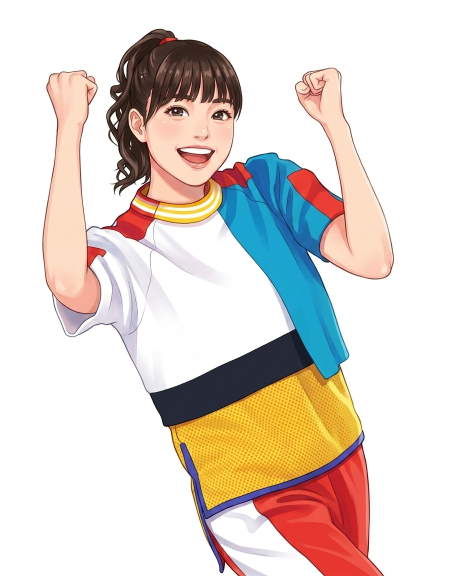
#> input picture assets/azuki-pose.png, 922 x 1152 px (shown at 1/2 size)
$ python process.py
#> lines starting #> are read from the running program, lines starting #| are printed output that depends on the picture
#!/usr/bin/env python3
"""キャラクター画像の処理スクリプト
- 元画像からヘッダー用の小さいサムネイル生成
- 背景が白い場合は自動で透過処理
- アプリアイコンの土台としても使う"""
from PIL import Image
from pathlib import Path

ASSETS = Path(__file__).parent

def remove_white_bg(img: Image.Image, threshold: int = 240) -> Image.Image:
    """白に近いピクセルを透明化"""
    img = img.convert("RGBA")
    data = img.load()
    w, h = img.size
    for y in range(h):
        for x in range(w):
            r, g, b, a = data[x, y]
            if r >= threshold and g >= threshold and b >= threshold:
                data[x, y] = (r, g, b, 0)
    return img


def trim_and_resize(src: Path, dst: Path, target_h: int = 240):
    """キャラ画像を透過化しつつ、不透明部分でクロップしてリサイズ"""
#> called with target_h = 240
    im = Image.open(src).convert("RGBA")
#> im is the input picture: PIL image 922x1152 RGBA; mean R, G, B, A 224.3, 213.8, 206.5, 255
    im = remove_white_bg(im)
    bbox = im.getbbox()
#> bbox = (84, 57, 789, 1152)
    if bbox:
        im = im.crop(bbox)
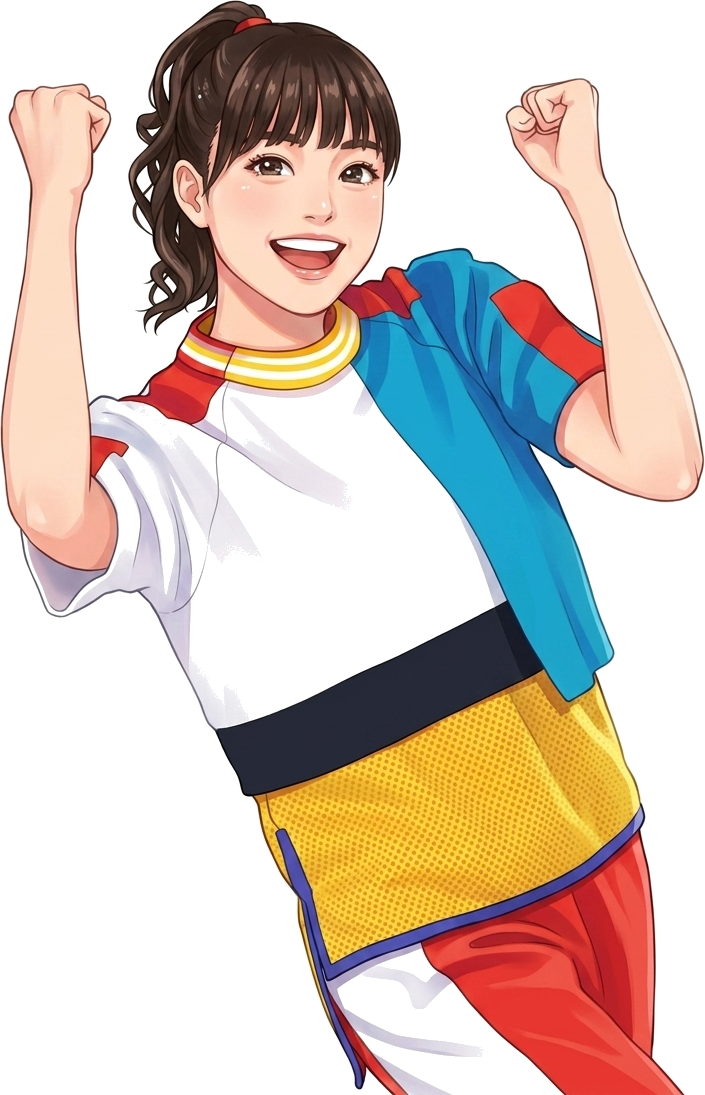
#> im: PIL image 705x1095 RGBA; mean R, G, B, A 212.8, 198.4, 188.3, 126.6; transparent parts drawn white
    w, h = im.size
#> w = 705; h = 1095
    new_w = int(w * target_h / h)
#> new_w = 154
    im = im.resize((new_w, target_h), Image.LANCZOS)
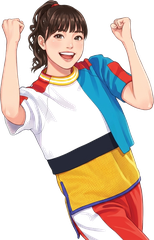
#> im: PIL image 154x240 RGBA; mean R, G, B, A 97.5, 82.2, 72.2, 126.6; transparent parts drawn white
    im.save(dst, optimize=True)
    print(f"  ✅ {dst.name}  {im.size}")
#|   ✅ azuki-pose-thumb.png  (154, 240)


def main():
    # ヘッダー表示用の小さいサムネイル
    trim_and_resize(ASSETS / "azuki-pose.png", ASSETS / "azuki-pose-thumb.png", target_h=240)
    trim_and_resize(ASSETS / "azuki-scene.png", ASSETS / "azuki-scene-thumb.png", target_h=240)
#> call 2 of trim_and_resize, with target_h = 240
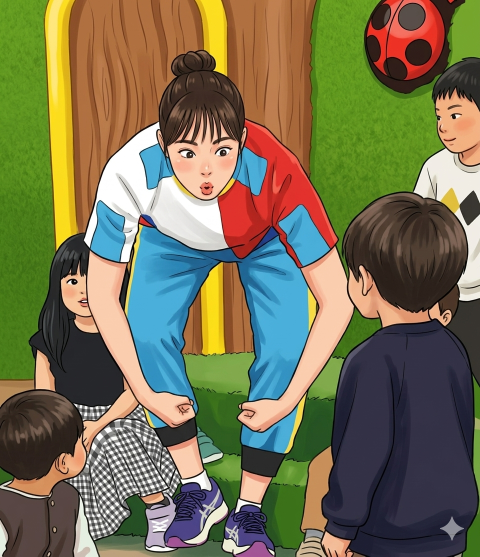
#> input picture assets/azuki-scene.png, 960 x 1113 px (shown at 1/2 size)
#> in trim_and_resize, im is the input picture: PIL image 960x1113 RGBA; mean R, G, B, A 117.4, 113.4, 82.7, 255
#> in trim_and_resize (call 2), `bbox = im.getbbox()`: bbox = (0, 0, 960, 1113)
#> in trim_and_resize (call 2), `im = im.resize((new_w, target_h), Image.LANCZOS)`:
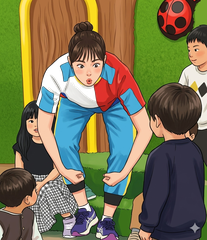
#> im: PIL image 207x240 RGBA; mean R, G, B, A 114.2, 110.3, 79.6, 249.3; transparent parts drawn white
#|   ✅ azuki-scene-thumb.png  (207, 240)


if __name__ == "__main__":
    main()
